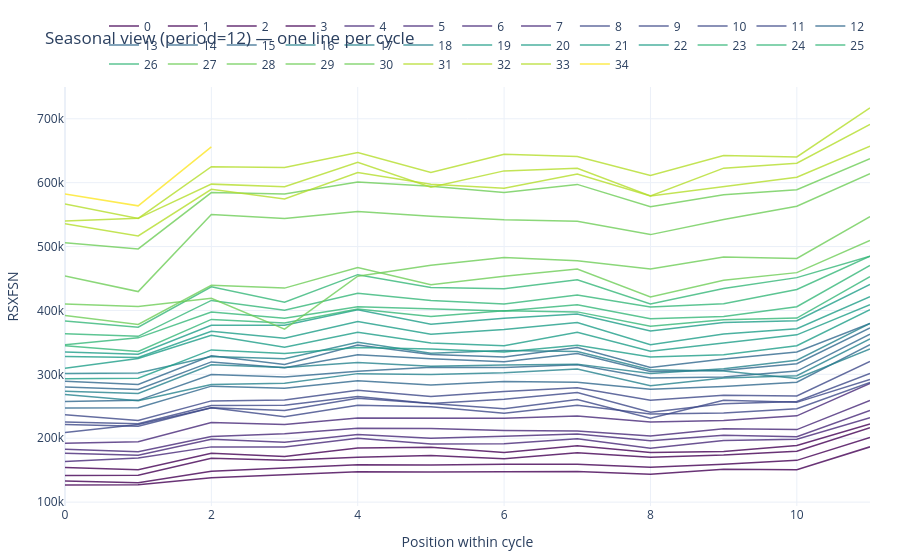

Write notebook code for a chart like this one.
### Markdown cell above
## 6. Seasonal view: one line per cycle

Plotting one seasonal cycle on top of the next makes seasonality jump out. Click a year in the legend to isolate it.

### Code cell
period = tsf.infer_seasonal_period(series)
if period > 1:
    tsf.plot_seasonal_view(series, period=period).show()
else:
    print("No clear seasonal frequency — skipping seasonal view.")

### Figure 1 — Plotly figure (JSON) as saved in the notebook; plotly's stock layout.template omitted (floating-point values rounded to 4 significant figures)
{"data": [{"hovertemplate": "Cycle 0<br>Position %{x}<br>%{y:.2f}<extra></extra>", "line": {"color": "#440154", "width": 1.5}, "mode": "lines", "name": "0", "opacity": 0.8, "type": "scatter", "x": [0, 1, 2, 3, 4, 5, 6, 7, 8, 9, 10, 11], "y": [126717, 127022, 137978, 142314, 147550, 146991, 147657, 147901, 143808, 151260, 150571, 186520]}, {"hovertemplate": "Cycle 1<br>Position %{x}<br>%{y:.2f}<extra></extra>", "line": {"color": "#440154", "width": 1.5}, "mode": "lines", "name": "1", "opacity": 0.8, "type": "scatter", "x": [0, 1, 2, 3, 4, 5, 6, 7, 8, 9, 10, 11], "y": [133217, 130321, 148430, 153623, 158325, 157935, 159382, 159264, 154669, 159213, 165372, 201200]}, {"hovertemplate": "Cycle 2<br>Position %{x}<br>%{y:.2f}<extra></extra>", "line": {"color": "#440154", "width": 1.5}, "mode": "lines", "name": "2", "opacity": 0.8, "type": "scatter", "x": [0, 1, 2, 3, 4, 5, 6, 7, 8, 9, 10, 11], "y": [141534, 142096, 168571, 165664, 170292, 173036, 168000, 177283, 170304, 173559, 179547, 216404]}, {"hovertemplate": "Cycle 3<br>Position %{x}<br>%{y:.2f}<extra></extra>", "line": {"color": "#440154", "width": 1.5}, "mode": "lines", "name": "3", "opacity": 0.8, "type": "scatter", "x": [0, 1, 2, 3, 4, 5, 6, 7, 8, 9, 10, 11], "y": [154048, 150654, 176579, 171509, 184842, 186041, 177637, 188151, 177734, 179265, 188626, 222474]}, {"hovertemplate": "Cycle 4<br>Position %{x}<br>%{y:.2f}<extra></extra>", "line": {"color": "#482878", "width": 1.5}, "mode": "lines", "name": "4", "opacity": 0.8, "type": "scatter", "x": [0, 1, 2, 3, 4, 5, 6, 7, 8, 9, 10, 11], "y": [163465, 169234, 186461, 186280, 199961, 191144, 191549, 199008, 184492, 196530, 198496, 232014]}, {"hovertemplate": "Cycle 5<br>Position %{x}<br>%{y:.2f}<extra></extra>", "line": {"color": "#482878", "width": 1.5}, "mode": "lines", "name": "5", "opacity": 0.8, "type": "scatter", "x": [0, 1, 2, 3, 4, 5, 6, 7, 8, 9, 10, 11], "y": [176396, 173491, 198366, 193895, 205961, 199982, 203254, 206643, 196212, 204643, 202324, 243417]}, {"hovertemplate": "Cycle 6<br>Position %{x}<br>%{y:.2f}<extra></extra>", "line": {"color": "#482878", "width": 1.5}, "mode": "lines", "name": "6", "opacity": 0.8, "type": "scatter", "x": [0, 1, 2, 3, 4, 5, 6, 7, 8, 9, 10, 11], "y": [182730, 178930, 202654, 206879, 215709, 215167, 212032, 211123, 203599, 214737, 213475, 259097]}, {"hovertemplate": "Cycle 7<br>Position %{x}<br>%{y:.2f}<extra></extra>", "line": {"color": "#482878", "width": 1.5}, "mode": "lines", "name": "7", "opacity": 0.8, "type": "scatter", "x": [0, 1, 2, 3, 4, 5, 6, 7, 8, 9, 10, 11], "y": [191953, 194412, 224556, 221500, 231696, 231137, 231446, 234869, 225224, 227639, 235022, 285786]}, {"hovertemplate": "Cycle 8<br>Position %{x}<br>%{y:.2f}<extra></extra>", "line": {"color": "#3e4989", "width": 1.5}, "mode": "lines", "name": "8", "opacity": 0.8, "type": "scatter", "x": [0, 1, 2, 3, 4, 5, 6, 7, 8, 9, 10, 11], "y": [208890, 221662, 247840, 233673, 251700, 249293, 238970, 251694, 238007, 239482, 246309, 287426]}, {"hovertemplate": "Cycle 9<br>Position %{x}<br>%{y:.2f}<extra></extra>", "line": {"color": "#3e4989", "width": 1.5}, "mode": "lines", "name": "9", "opacity": 0.8, "type": "scatter", "x": [0, 1, 2, 3, 4, 5, 6, 7, 8, 9, 10, 11], "y": [221577, 218731, 247585, 243520, 262673, 254671, 246061, 260695, 231126, 259459, 256152, 291800]}, {"hovertemplate": "Cycle 10<br>Position %{x}<br>%{y:.2f}<extra></extra>", "line": {"color": "#3e4989", "width": 1.5}, "mode": "lines", "name": "10", "opacity": 0.8, "type": "scatter", "x": [0, 1, 2, 3, 4, 5, 6, 7, 8, 9, 10, 11], "y": [225350, 222775, 251229, 251463, 265320, 254456, 260830, 271526, 240697, 253801, 257524, 301455]}, {"hovertemplate": "Cycle 11<br>Position %{x}<br>%{y:.2f}<extra></extra>", "line": {"color": "#3e4989", "width": 1.5}, "mode": "lines", "name": "11", "opacity": 0.8, "type": "scatter", "x": [0, 1, 2, 3, 4, 5, 6, 7, 8, 9, 10, 11], "y": [236653, 227883, 258435, 259979, 275037, 265140, 273249, 278948, 259303, 267372, 266049, 320089]}, {"hovertemplate": "Cycle 12<br>Position %{x}<br>%{y:.2f}<extra></extra>", "line": {"color": "#31688e", "width": 1.5}, "mode": "lines", "name": "12", "opacity": 0.8, "type": "scatter", "x": [0, 1, 2, 3, 4, 5, 6, 7, 8, 9, 10, 11], "y": [247209, 247809, 281528, 278111, 289868, 283390, 288606, 287769, 276727, 281014, 287657, 346563]}, {"hovertemplate": "Cycle 13<br>Position %{x}<br>%{y:.2f}<extra></extra>", "line": {"color": "#31688e", "width": 1.5}, "mode": "lines", "name": "13", "opacity": 0.8, "type": "scatter", "x": [0, 1, 2, 3, 4, 5, 6, 7, 8, 9, 10, 11], "y": [257652, 259266, 299818, 295750, 304842, 310924, 310812, 314907, 294215, 295785, 305103, 362777]}, {"hovertemplate": "Cycle 14<br>Position %{x}<br>%{y:.2f}<extra></extra>", "line": {"color": "#31688e", "width": 1.5}, "mode": "lines", "name": "14", "opacity": 0.8, "type": "scatter", "x": [0, 1, 2, 3, 4, 5, 6, 7, 8, 9, 10, 11], "y": [280257, 276443, 319457, 310254, 330553, 324306, 319640, 332599, 304494, 306570, 316565, 372686]}, {"hovertemplate": "Cycle 15<br>Position %{x}<br>%{y:.2f}<extra></extra>", "line": {"color": "#31688e", "width": 1.5}, "mode": "lines", "name": "15", "opacity": 0.8, "type": "scatter", "x": [0, 1, 2, 3, 4, 5, 6, 7, 8, 9, 10, 11], "y": [289371, 284100, 329100, 315512, 345982, 331186, 327027, 342121, 310552, 324120, 334921, 379597]}, {"hovertemplate": "Cycle 16<br>Position %{x}<br>%{y:.2f}<extra></extra>", "line": {"color": "#26828e", "width": 1.5}, "mode": "lines", "name": "16", "opacity": 0.8, "type": "scatter", "x": [0, 1, 2, 3, 4, 5, 6, 7, 8, 9, 10, 11], "y": [301404, 301960, 327843, 324454, 350281, 333048, 337446, 335892, 307107, 305120, 293386, 339639]}, {"hovertemplate": "Cycle 17<br>Position %{x}<br>%{y:.2f}<extra></extra>", "line": {"color": "#26828e", "width": 1.5}, "mode": "lines", "name": "17", "opacity": 0.8, "type": "scatter", "x": [0, 1, 2, 3, 4, 5, 6, 7, 8, 9, 10, 11], "y": [268507, 258774, 283905, 285884, 301096, 299553, 302497, 308286, 282008, 294127, 297845, 355590]}, {"hovertemplate": "Cycle 18<br>Position %{x}<br>%{y:.2f}<extra></extra>", "line": {"color": "#26828e", "width": 1.5}, "mode": "lines", "name": "18", "opacity": 0.8, "type": "scatter", "x": [0, 1, 2, 3, 4, 5, 6, 7, 8, 9, 10, 11], "y": [273665, 269889, 314812, 310622, 318467, 312635, 314597, 315974, 301406, 308709, 322076, 379520]}, {"hovertemplate": "Cycle 19<br>Position %{x}<br>%{y:.2f}<extra></extra>", "line": {"color": "#1f9e89", "width": 1.5}, "mode": "lines", "name": "19", "opacity": 0.8, "type": "scatter", "x": [0, 1, 2, 3, 4, 5, 6, 7, 8, 9, 10, 11], "y": [293047, 293924, 338211, 332456, 342186, 339682, 334800, 345374, 327093, 330515, 344774, 401206]}, {"hovertemplate": "Cycle 20<br>Position %{x}<br>%{y:.2f}<extra></extra>", "line": {"color": "#1f9e89", "width": 1.5}, "mode": "lines", "name": "20", "opacity": 0.8, "type": "scatter", "x": [0, 1, 2, 3, 4, 5, 6, 7, 8, 9, 10, 11], "y": [309548, 324839, 361240, 342428, 365885, 349134, 344863, 366007, 336193, 349077, 361767, 408838]}, {"hovertemplate": "Cycle 21<br>Position %{x}<br>%{y:.2f}<extra></extra>", "line": {"color": "#1f9e89", "width": 1.5}, "mode": "lines", "name": "21", "opacity": 0.8, "type": "scatter", "x": [0, 1, 2, 3, 4, 5, 6, 7, 8, 9, 10, 11], "y": [327781, 326276, 367352, 356352, 382502, 362587, 370308, 381193, 346383, 363018, 371459, 421395]}, {"hovertemplate": "Cycle 22<br>Position %{x}<br>%{y:.2f}<extra></extra>", "line": {"color": "#1f9e89", "width": 1.5}, "mode": "lines", "name": "22", "opacity": 0.8, "type": "scatter", "x": [0, 1, 2, 3, 4, 5, 6, 7, 8, 9, 10, 11], "y": [334846, 331385, 376734, 376970, 400918, 378559, 387820, 394308, 367663, 381289, 383954, 440713]}, {"hovertemplate": "Cycle 23<br>Position %{x}<br>%{y:.2f}<extra></extra>", "line": {"color": "#35b779", "width": 1.5}, "mode": "lines", "name": "23", "opacity": 0.8, "type": "scatter", "x": [0, 1, 2, 3, 4, 5, 6, 7, 8, 9, 10, 11], "y": [344632, 335752, 385954, 380319, 402126, 390651, 399519, 397745, 375199, 385581, 388071, 452764]}, {"hovertemplate": "Cycle 24<br>Position %{x}<br>%{y:.2f}<extra></extra>", "line": {"color": "#35b779", "width": 1.5}, "mode": "lines", "name": "24", "opacity": 0.8, "type": "scatter", "x": [0, 1, 2, 3, 4, 5, 6, 7, 8, 9, 10, 11], "y": [346205, 357069, 397631, 387812, 405725, 402594, 399192, 409044, 387121, 390482, 405792, 470486]}, {"hovertemplate": "Cycle 25<br>Position %{x}<br>%{y:.2f}<extra></extra>", "line": {"color": "#35b779", "width": 1.5}, "mode": "lines", "name": "25", "opacity": 0.8, "type": "scatter", "x": [0, 1, 2, 3, 4, 5, 6, 7, 8, 9, 10, 11], "y": [363567, 359517, 415647, 400423, 426818, 415737, 409984, 424118, 405490, 410640, 432780, 484883]}, {"hovertemplate": "Cycle 26<br>Position %{x}<br>%{y:.2f}<extra></extra>", "line": {"color": "#35b779", "width": 1.5}, "mode": "lines", "name": "26", "opacity": 0.8, "type": "scatter", "x": [0, 1, 2, 3, 4, 5, 6, 7, 8, 9, 10, 11], "y": [383518, 373757, 436977, 412713, 456007, 435878, 433928, 447962, 409992, 434309, 451372, 484750]}, {"hovertemplate": "Cycle 27<br>Position %{x}<br>%{y:.2f}<extra></extra>", "line": {"color": "#6ece58", "width": 1.5}, "mode": "lines", "name": "27", "opacity": 0.8, "type": "scatter", "x": [0, 1, 2, 3, 4, 5, 6, 7, 8, 9, 10, 11], "y": [392288, 377973, 439276, 434943, 467316, 440356, 453537, 464714, 421070, 447163, 459174, 509524]}, {"hovertemplate": "Cycle 28<br>Position %{x}<br>%{y:.2f}<extra></extra>", "line": {"color": "#6ece58", "width": 1.5}, "mode": "lines", "name": "28", "opacity": 0.8, "type": "scatter", "x": [0, 1, 2, 3, 4, 5, 6, 7, 8, 9, 10, 11], "y": [410017, 406334, 418905, 370640, 453681, 470558, 482855, 477634, 464750, 483724, 481279, 546891]}, {"hovertemplate": "Cycle 29<br>Position %{x}<br>%{y:.2f}<extra></extra>", "line": {"color": "#6ece58", "width": 1.5}, "mode": "lines", "name": "29", "opacity": 0.8, "type": "scatter", "x": [0, 1, 2, 3, 4, 5, 6, 7, 8, 9, 10, 11], "y": [453810, 429546, 550304, 544021, 554921, 547334, 542000, 539655, 518687, 542452, 563029, 613925]}, {"hovertemplate": "Cycle 30<br>Position %{x}<br>%{y:.2f}<extra></extra>", "line": {"color": "#6ece58", "width": 1.5}, "mode": "lines", "name": "30", "opacity": 0.8, "type": "scatter", "x": [0, 1, 2, 3, 4, 5, 6, 7, 8, 9, 10, 11], "y": [505782, 496221, 584512, 582200, 601192, 594419, 584625, 597265, 562463, 581106, 588876, 637438]}, {"hovertemplate": "Cycle 31<br>Position %{x}<br>%{y:.2f}<extra></extra>", "line": {"color": "#b5de2b", "width": 1.5}, "mode": "lines", "name": "31", "opacity": 0.8, "type": "scatter", "x": [0, 1, 2, 3, 4, 5, 6, 7, 8, 9, 10, 11], "y": [535580, 516582, 589560, 574331, 615939, 597476, 591150, 613511, 579306, 594266, 608426, 657243]}, {"hovertemplate": "Cycle 32<br>Position %{x}<br>%{y:.2f}<extra></extra>", "line": {"color": "#b5de2b", "width": 1.5}, "mode": "lines", "name": "32", "opacity": 0.8, "type": "scatter", "x": [0, 1, 2, 3, 4, 5, 6, 7, 8, 9, 10, 11], "y": [539834, 544169, 597695, 593774, 631832, 592999, 618432, 622421, 579083, 622738, 630399, 691312]}, {"hovertemplate": "Cycle 33<br>Position %{x}<br>%{y:.2f}<extra></extra>", "line": {"color": "#b5de2b", "width": 1.5}, "mode": "lines", "name": "33", "opacity": 0.8, "type": "scatter", "x": [0, 1, 2, 3, 4, 5, 6, 7, 8, 9, 10, 11], "y": [566662, 543970, 624954, 623756, 647306, 616031, 644493, 640803, 611277, 642315, 640201, 716924]}, {"hovertemplate": "Cycle 34<br>Position %{x}<br>%{y:.2f}<extra></extra>", "line": {"color": "#fde725", "width": 1.5}, "mode": "lines", "name": "34", "opacity": 0.8, "type": "scatter", "x": [0, 1, 2, 3, 4, 5, 6, 7, 8, 9, 10, 11], "y": [582287, 563690, 656061, null, null, null, null, null, null, null, null, null]}], "layout": {"autosize": true, "hovermode": "closest", "legend": {"orientation": "h", "x": 1, "xanchor": "right", "y": 1.02, "yanchor": "bottom"}, "margin": {"b": 50, "l": 60, "r": 30, "t": 60}, "title": {"text": "Seasonal view (period=12) — one line per cycle"}, "xaxis": {"autorange": true, "range": [0, 11], "title": {"text": "Position within cycle"}, "type": "linear"}, "yaxis": {"autorange": true, "range": [93930.0, 749700.0], "title": {"text": "RSXFSN"}, "type": "linear"}}}
